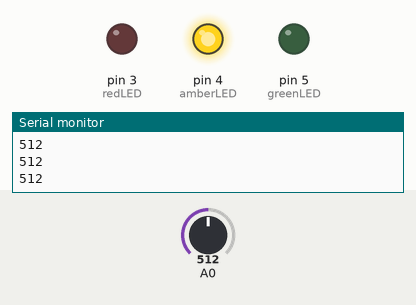
Bench run of a sketch on a simulated Arduino Uno, built with avr-gcc and run on an emulated ATmega328P. Parts: output pins drawn as LEDs (lit = HIGH), the last lines printed to the serial monitor. The inputs (shaded band) are chosen by the test bench; at power-on: A0 = 512.

Above: at 1.2 s.
1.3 s: A0 set to 397
2.8 s: A0 set to 375
At 3.8 s:
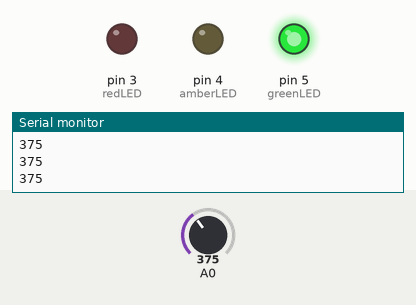
4.3 s: A0 set to 5
5.8 s: A0 set to 2
At 7.0 s:
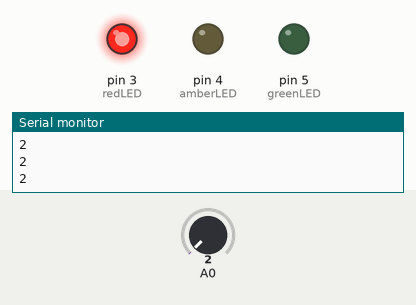
7.3 s: A0 set to 110
At 8.3 s:
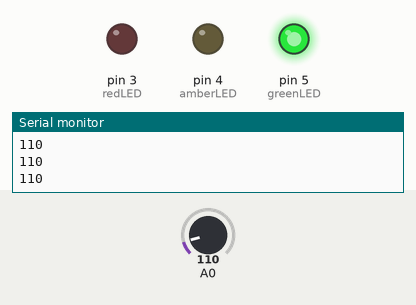
8.8 s: A0 set to 0
At 9.5 s:
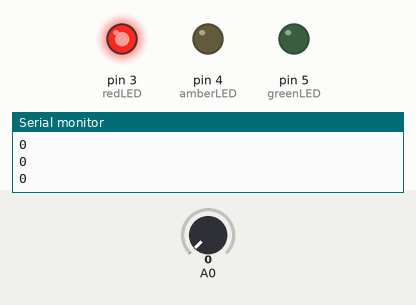
Timing chart, 0 to 11.3 s (numbered marks = the images above; inputs shaded):
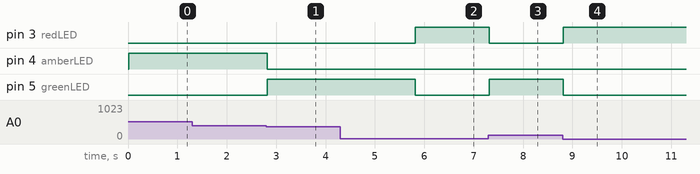

The sketch:

q4a.ino
```cpp
int sensorValue;
int wiperPosition;

// LED pin settings
int redLED = 3;
int amberLED = 4;
int greenLED = 5;

void setup() {
 Serial.begin(9600);
 pinMode(redLED, OUTPUT);
 pinMode(amberLED, OUTPUT);
 pinMode(greenLED, OUTPUT);
}

void loop() {
 sensorValue = analogRead(A0);
 wiperPosition = map(sensorValue, 0, 1023, 0, 270);
 Serial.println(sensorValue);
 delay(10);
 if(wiperPosition > 0 && wiperPosition <= 100) {
   digitalWrite(redLED, LOW);
   digitalWrite(amberLED, LOW);
   digitalWrite(greenLED, HIGH);
 } else if(wiperPosition > 100 && wiperPosition <= 200) {
   digitalWrite(redLED, LOW);
   digitalWrite(amberLED, HIGH);
   digitalWrite(greenLED, LOW);
 } else {
   digitalWrite(redLED, HIGH);
   digitalWrite(amberLED, LOW);
   digitalWrite(greenLED, LOW);
 }
}
```

Measured:
- the behaviour switches between 383 and 382 on A0 (found by bisection; images 0 and 1)
- the behaviour switches between 4 and 3 on A0 (found by bisection; images 1 and 2)
- after the input at 2.8 s, pin 4 (amberLED): HIGH → LOW at once; pin 5 (greenLED): LOW → HIGH at once
- after the input at 5.8 s, pin 3 (redLED): LOW → HIGH at once; pin 5 (greenLED): HIGH → LOW at once
- after the input at 7.3 s, pin 3 (redLED): HIGH → LOW at once; pin 5 (greenLED): LOW → HIGH at once
- after the input at 8.8 s, pin 3 (redLED): LOW → HIGH at once; pin 5 (greenLED): HIGH → LOW at once
